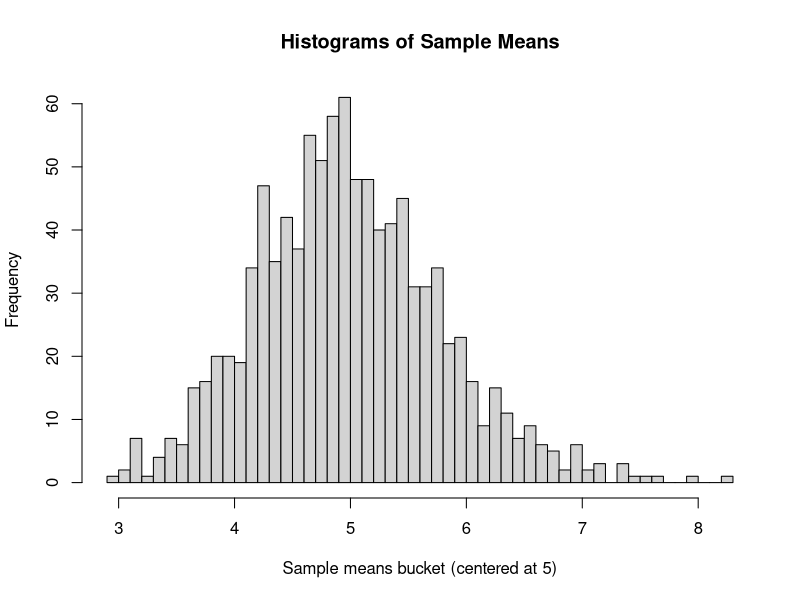

Generate this figure with R:
## ---- chunk 1
    #generate 1000 means of 40 exponentially distributed numbers with lambda of 0.2
    #the for loop executes 1000 times
    #each execution generates 40 exponentially distributed numbers with lambda of .2
    #the mean of those 40 is appended to a running list of means.
    #by the end the means list will be 1000 long, each element representing a mean of 40 numbers
    #the same thing is done to generate a list of standard deviations
    set.seed(42)
    lambda <- 0.2
    samplesize <- 40
    totalsimulations <- 1000
    means <- NULL #initialize
    for(i in 1:totalsimulations) means=c(means,mean(rexp(samplesize,lambda)))
    simulationmean <- mean(means)
    simulationsd <- sd(means)
    simulationvar <- simulationsd^2
    theoreticalmean <- 1/lambda
    theoreticalsd <- (1/lambda)/sqrt(samplesize)
    theoreticalvar <- theoreticalsd^2
    meanaccuracy <- abs(round((simulationmean - theoreticalmean)/theoreticalmean*100,4))
    sdaccuracy <- abs(round((simulationsd - theoreticalsd)/theoreticalsd*100,4))
    varaccuracy <- abs(round((simulationvar - theoreticalvar)/theoreticalvar*100,4))
## ---- chunk 2
    hist(means,breaks=50, xlab = "Sample means bucket (centered at 5)", main = "Histograms of Sample Means")
    print(summary(means))
